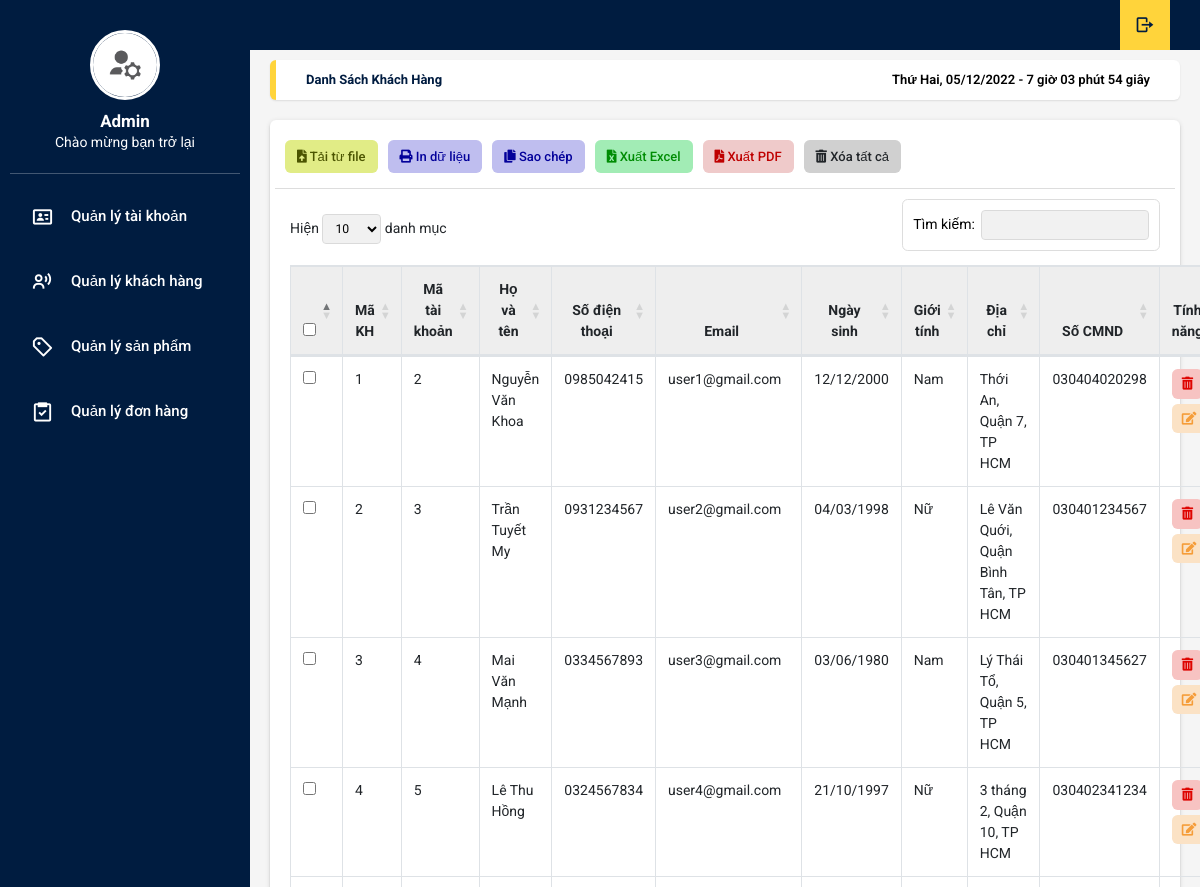
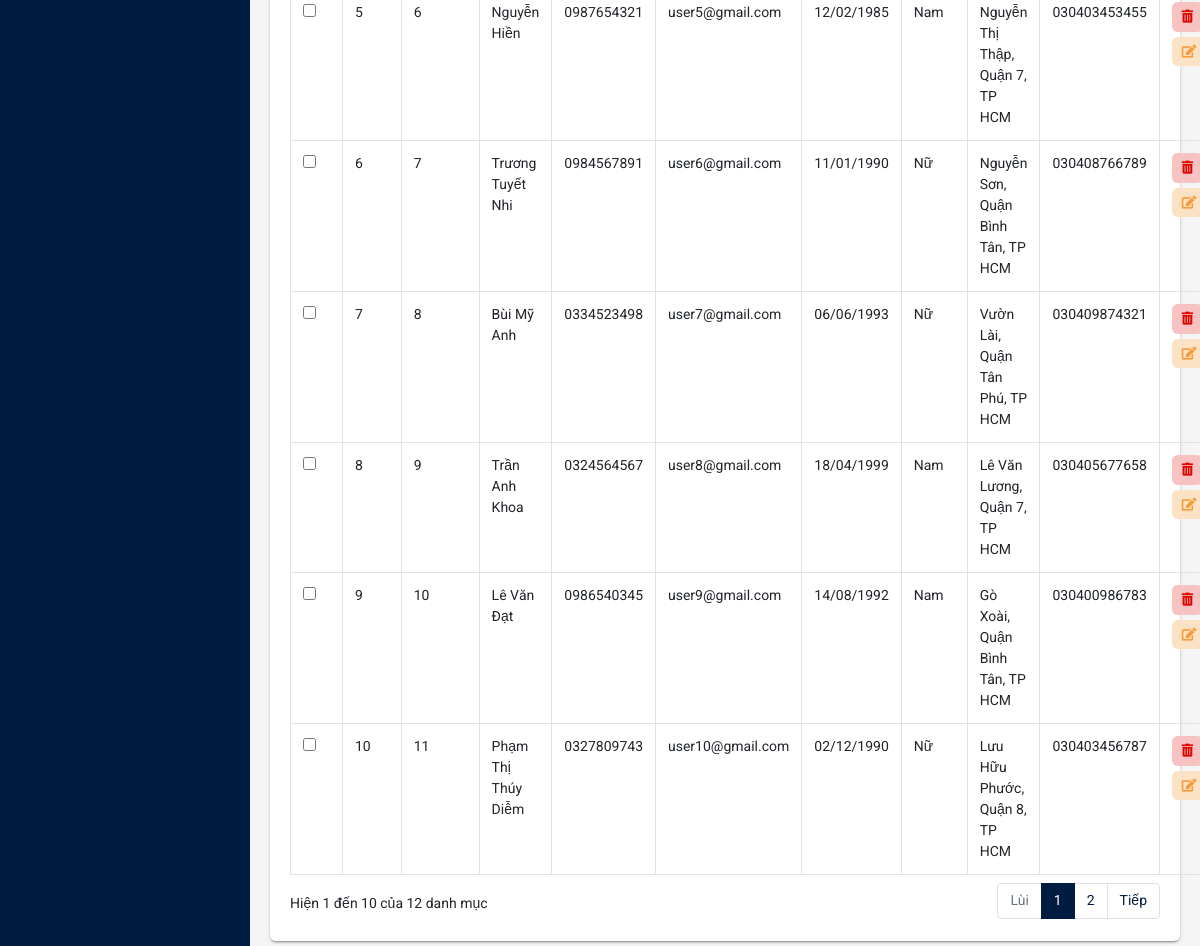
Page /admin/customers.php on the committed database (2 pictures, top to bottom).
### tables this page shows
create table customers(
	customer_id int auto_increment,
	account_id int,
    phone char(15),
    email varchar(50),
    fullname varchar(50),
    birthday date,
    sex varchar(10),
    address varchar(50),
    identity_id varchar(50),

    primary key(customer_id,account_id,email)
);

### admin/customers.php (the view, shortened to what this page needs)
<?php
require '../config/connectDB.php';
?>
<!DOCTYPE html>
<html lang="en">
<head>
    <link rel="stylesheet" type="text/css" href="css/main.css">
    <link rel="stylesheet" href="https://cdn.jsdelivr.net/npm/boxicons@latest/css/boxicons.min.css">
        <link rel="stylesheet" href="https://cdn.datatables.net/1.10.18/css/dataTables.bootstrap4.min.css">
    <link rel="stylesheet" href="https://unpkg.com/boxicons@latest/css/boxicons.min.css">
    <link rel="stylesheet" type="text/css"
          href="https://maxcdn.bootstrapcdn.com/font-awesome/4.7.0/css/font-awesome.min.css">
    <link rel="stylesheet" href="https://use.fontawesome.com/releases/v5.8.2/css/all.css">
    <link rel="stylesheet" href="https://cdnjs.cloudflare.com/ajax/libs/jquery-confirm/3.3.2/jquery-confirm.min.css">
</head>
<body onload="time()" class="app sidebar-mini rtl">
<header class="app-header">
    <ul class="app-nav">
        <li><a class="app-nav__item" href="../login.php"><i class='bx bx-log-out bx-rotate-180'></i> </a>
        </li>
    </ul>
</header>
<aside class="app-sidebar">
    <div class="app-sidebar__user"><img class="app-sidebar__user-avatar" src="../uploads/hay.jpg" width="50px"
                                        alt="User Image">
        <div>
            <p class="app-sidebar__user-name"><b>Admin</b></p>
            <p class="app-sidebar__user-designation">Chào mừng bạn trở lại</p>
        </div>
    </div>
    <hr>
    <ul class="app-menu">
        <li><a class="app-menu__item " href="./accounts.php"><i class='app-menu__icon bx bx-id-card'></i> <span
                        class="app-menu__label">Quản lý tài khoản</span></a></li>
        <li><a class="app-menu__item" href="./customers.php"><i class='app-menu__icon bx bx-user-voice'></i><span
                        class="app-menu__label">Quản lý khách hàng</span></a></li>
        <li><a class="app-menu__item" href="./product.php"><i
                        class='app-menu__icon bx bx-purchase-tag-alt'></i><span class="app-menu__label">Quản lý sản phẩm</span></a>
        </li>
        <li><a class="app-menu__item" href="./receipt.php"><i class='app-menu__icon bx bx-task'></i><span
                        class="app-menu__label">Quản lý đơn hàng</span></a></li>
    </ul>
</aside>
<main class="app-content">
    <div class="app-title">
        <ul class="app-breadcrumb breadcrumb side">
            <li class="breadcrumb-item active"><a href="#"><b>Danh sách khách hàng</b></a></li>
        </ul>
        <div id="clock"></div>
    </div>
    <div class="row">
        <div class="col-md-12">
            <div class="tile">
                <div class="tile-body">
                    <div class="row element-button">
                        <div class="col-sm-2">
                            <a class="btn btn-delete btn-sm nhap-tu-file" type="button" title="Nhập" onclick="myFunction(this)"><i
                                        class="fas fa-file-upload"></i> Tải từ file</a>
                        </div>
                        <div class="col-sm-2">
                            <a class="btn btn-delete btn-sm print-file" type="button" title="In" onclick="myApp.printTable()"><i
                                        class="fas fa-print"></i> In dữ liệu</a>
                        </div>
                        <div class="col-sm-2">
                            <a class="btn btn-delete btn-sm print-file js-textareacopybtn" type="button" title="Sao chép"><i
                                        class="fas fa-copy"></i> Sao chép</a>
                        </div>
                        <div class="col-sm-2">
                            <a class="btn btn-excel btn-sm" href="" title="In"><i class="fas fa-file-excel"></i> Xuất Excel</a>
                        </div>
                        <div class="col-sm-2">
                            <a class="btn btn-delete btn-sm pdf-file" type="button" title="In" onclick="myFunction(this)"><i
                                        class="fas fa-file-pdf"></i> Xuất PDF</a>
                        </div>
                        <div class="col-sm-2">
                            <a class="btn btn-delete btn-sm" type="button" title="Xóa" onclick="myFunction(this)"><i
                                        class="fas fa-trash-alt"></i> Xóa tất cả </a>
                        </div>
                    </div>
                    <table class="table table-hover table-bordered"
                           id="sampleTable">
                        <thead>
                        <tr>
                            <th width="10"><input type="checkbox" id="all"></th>
                            <th class="text-center">Mã KH</th>
                            <th class="text-center">Mã tài khoản</th>
                            <th class="text-center">Họ và tên</th>
                            <th class="text-center">Số điện thoại</th>
                            <th class="text-center">Email</th>
                            <th class="text-center">Ngày sinh</th>
                            <th class="text-center">Giới tính</th>
                            <th class="text-center">Địa chỉ</th>
                            <th class="text-center">Số CMND</th>
                            <th width="100" class="text-center">Tính năng</th>
                        </tr>
                        </thead>
                        <tbody>
                        <?php
                        $query ="select * from customers";
                        $query_run= mysqli_query($conn,$query);
                        if(mysqli_num_rows($query_run) > 0){
                            foreach($query_run as $customers){
                                $day = $customers['birthday'];
                                $sql = "select date_format('$day','%d/%m/%Y')";
                                $birthday = mysqli_fetch_array(mysqli_query($conn,$sql));
                                ?>
                                <tr>
                                    <td width="10"><input type="checkbox" name="check1" value="1"></td>
                                    <td> <?php echo $customers['customer_id'] ?></td>
                                    <td> <?= $customers['account_id'] ?></td>
                                    <td> <?= $customers['fullname'] ?></td>
                                    <td> <?= $customers['phone'] ?></td>
                                    <td> <?= $customers['email'] ?></td>
                                    <td> <?= $birthday[0]?></td>
                                    <td> <?= $customers['sex'] ?></td>
                                    <td> <?= $customers['address'] ?></td>
                                    <td> <?= $customers['identity_id'] ?></td>
                                    <td>
                                        <a class="btn btn-primary btn-sm trash" href="controller.php?deleteCustomer=<?=$customers['customer_id'];?>" title="Xóa" onclick="return confirm('Do you want delete this record?');">
                                            <i class="fas fa-trash-alt"></i>
                                        </a>
                                        <button class="btn btn-primary btn-sm editCustomer" type="button" title="Sửa" id="show-emp" data-toggle="modal"
                                                data-target="#ModalUP"><i class="fas fa-edit"></i>
                                        </button>
                                    </td>
                                </tr>
                                <?php
                            }
                        }
                        ?>
                        </tbody>
                    </table>
                </div>
            </div
        </div>
    </div>
</main>
</body>
</html>

### rows in the picture
customers: customer "1", account "2", fullname "Nguyễn Văn Khoa", phone "0985042415", email "user1@gmail.com", birthday "12/12/2000", sex "Nam", address "Thới An, Quận 7, TP HCM", identity "030404020298"
customers: customer "2", account "3", fullname "Trần Tuyết My", phone "0931234567", email "user2@gmail.com", birthday "04/03/1998", sex "Nữ", address "Lê Văn Quới, Quận Bình Tân, TP HCM", identity "030401234567"
customers: customer "3", account "4", fullname "Mai Văn Mạnh", phone "0334567893", email "user3@gmail.com", birthday "03/06/1980", sex "Nam", address "Lý Thái Tổ, Quận 5, TP HCM", identity "030401345627"
customers: customer "4", account "5", fullname "Lê Thu Hồng", phone "0324567834", email "user4@gmail.com", birthday "21/10/1997", sex "Nữ", address "3 tháng 2, Quận 10, TP HCM", identity "030402341234"
customers: customer "5", account "6", fullname "Nguyễn Hiền", phone "0987654321", email "user5@gmail.com", birthday "12/02/1985", sex "Nam", address "Nguyễn Thị Thập, Quận 7, TP HCM", identity "030403453455"
customers: customer "6", account "7", fullname "Trương Tuyết Nhi", phone "0984567891", email "user6@gmail.com", birthday "11/01/1990", sex "Nữ", address "Nguyễn Sơn, Quận Bình Tân, TP HCM", identity "030408766789"
customers: customer "7", account "8", fullname "Bùi Mỹ Anh", phone "0334523498", email "user7@gmail.com", birthday "06/06/1993", sex "Nữ", address "Vườn Lài, Quận Tân Phú, TP HCM", identity "030409874321"
customers: customer "8", account "9", fullname "Trần Anh Khoa", phone "0324564567", email "user8@gmail.com", birthday "18/04/1999", sex "Nam", address "Lê Văn Lương, Quận 7, TP HCM", identity "030405677658"
customers: customer "9", account "10", fullname "Lê Văn Đạt", phone "0986540345", email "user9@gmail.com", birthday "14/08/1992", sex "Nam", address "Gò Xoài, Quận Bình Tân, TP HCM", identity "030400986783"
customers: customer "10", account "11", fullname "Phạm Thị Thúy Diễm", phone "0327809743", email "user10@gmail.com", birthday "02/12/1990", sex "Nữ", address "Lưu Hữu Phước, Quận 8, TP HCM", identity "030403456787"
